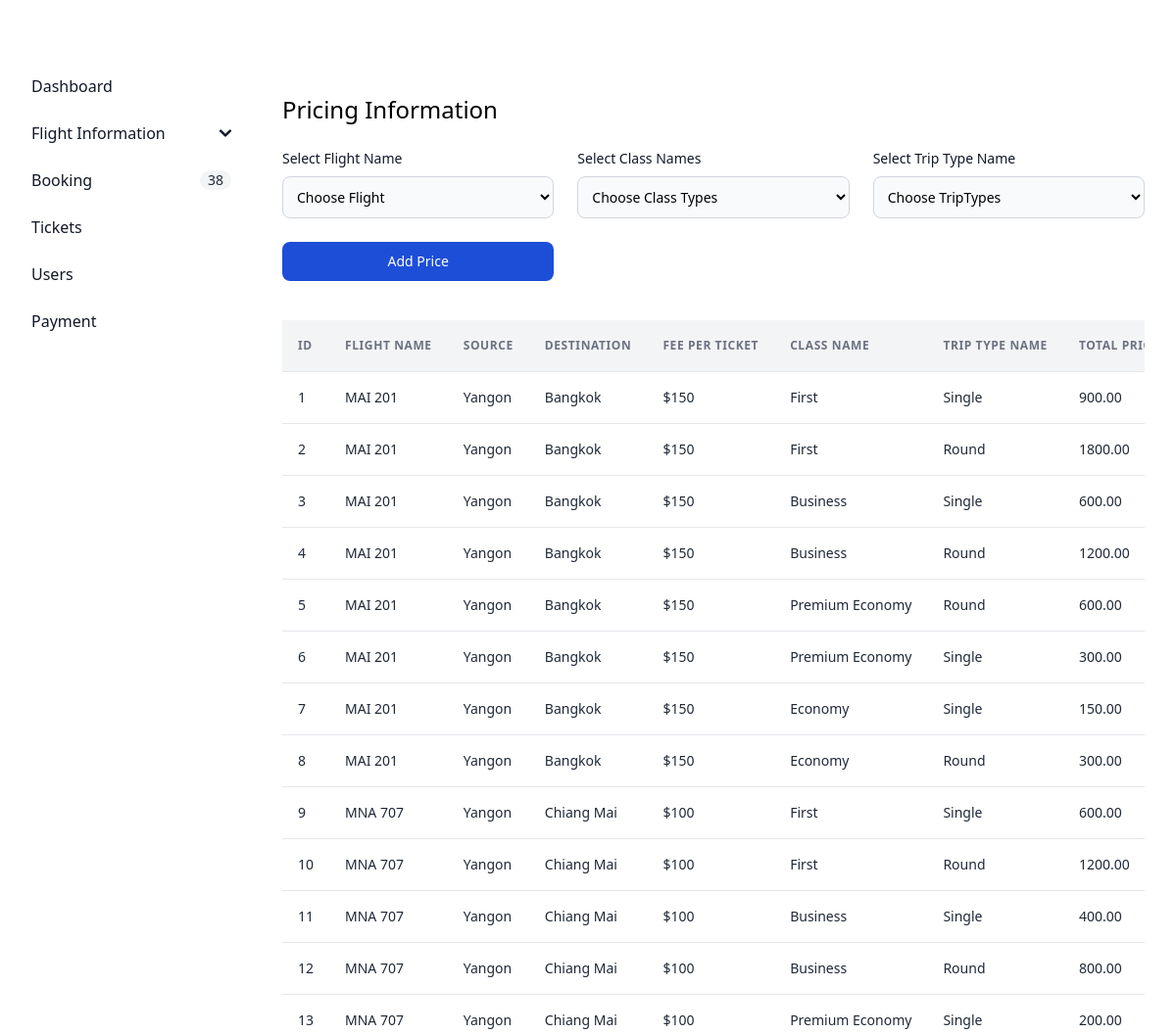
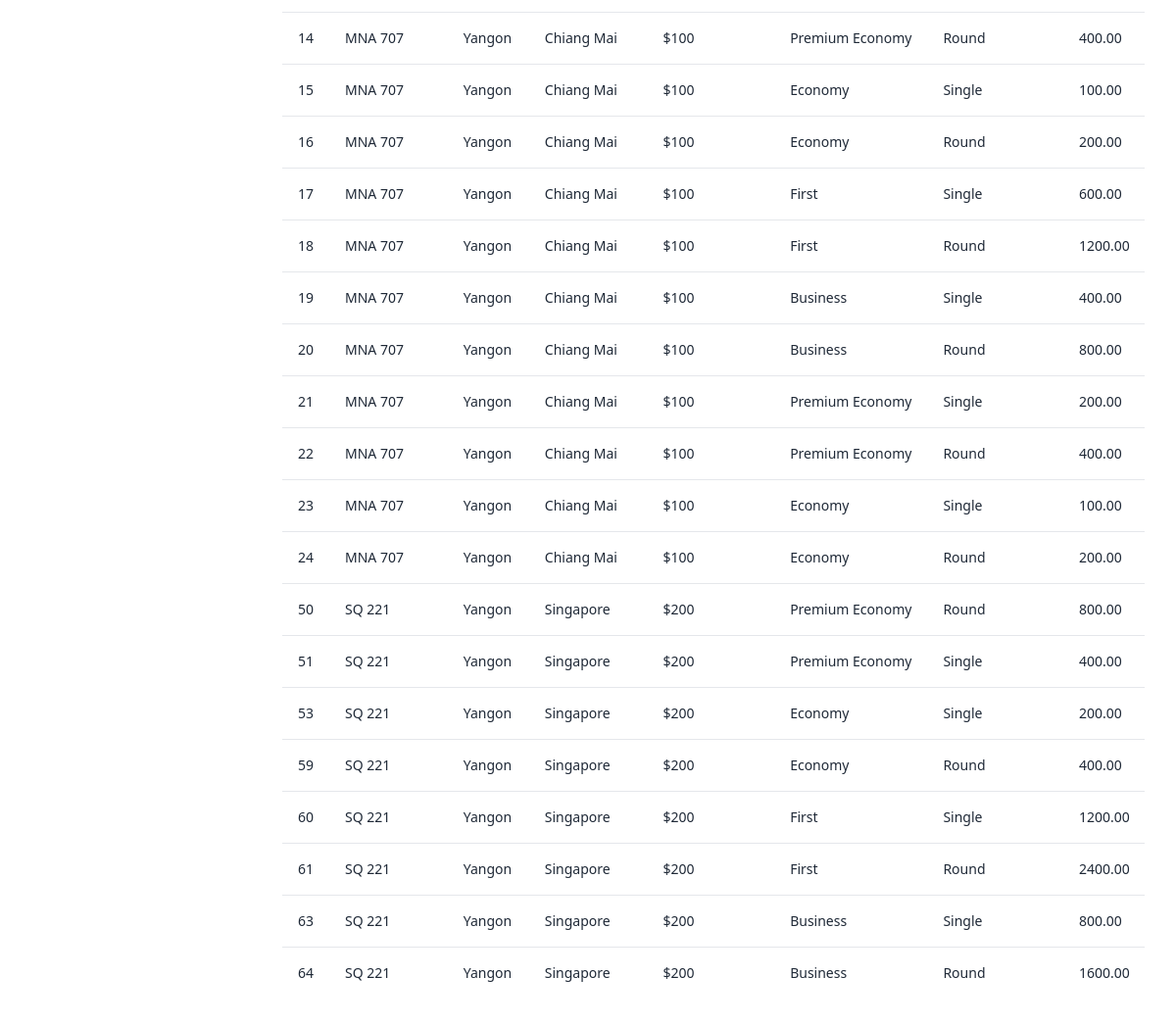
/admin/flightClassesandtriptypePrice.php, run on the app's committed database (2 pictures, top to bottom).
### tables this page shows
CREATE TABLE `flight` (
  `flight_id` int(11) NOT NULL,
  `airline_id` int(11) NOT NULL,
  `flight_name` varchar(100) NOT NULL,
  `flight_date` date NOT NULL,
  `destination` varchar(255) NOT NULL,
  `source` varchar(100) NOT NULL,
  `total_distance` varchar(100) NOT NULL,
  `fee_per_ticket` float NOT NULL,
  `departure_time` time NOT NULL,
  `arrival_time` time NOT NULL,
  `capacity` int(11) NOT NULL,
  `gate` varchar(255) NOT NULL,
  `placeImg` varchar(100) DEFAULT NULL
);

CREATE TABLE `flightclasses` (
  `flightclasses_id` int(11) NOT NULL,
  `flight_id` int(11) DEFAULT NULL,
  `class_id` int(11) DEFAULT NULL,
  `triptype` int(11) DEFAULT NULL,
  `classPrice` decimal(10,2) DEFAULT NULL
);

CREATE TABLE `classes` (
  `class_id` int(11) NOT NULL,
  `class_name` varchar(255) NOT NULL,
  `base_fees` decimal(10,2) NOT NULL
);

CREATE TABLE `triptype` (
  `triptypeId` int(11) NOT NULL,
  `triptype_name` varchar(255) NOT NULL,
  `priceCharge` decimal(10,2) NOT NULL
);

### src/admin/flightClassesandtriptypePrice.php (the view, shortened to what this page needs)
<?php
require_once "dbconnect.php";
$sql = "SELECT
        *
    FROM
        flight
    INNER JOIN
        airline
    ON
        flight.airline_id = airline.airline_id
    INNER JOIN
        flightclasses
    ON
        flight.flight_id = flightclasses.flight_id
    INNER JOIN
        classes
    ON
        flightclasses.class_id = classes.class_id
    INNER JOIN
        triptype
    ON
        flightclasses.triptype = triptype.triptypeId
    ";
try {
   $stmt = $conn->query($sql);
   $status = $stmt->execute();
   if ($status) {
      $flights = $stmt->fetchAll(PDO::FETCH_ASSOC);
   }
} catch (PDOException $e) {
   echo $e->getMessage();
}
?>
<!doctype html>
<html>
<head>
   <link href="./output.css" rel="stylesheet">
   <script src="https://cdn.tailwindcss.com"></script>
</head>
<body>
   <aside id="sidebar-multi-level-sidebar" class="fixed top-0 left-0 z-40 w-64 h-screen transition-transform -translate-x-full sm:translate-x-0 mt-10 py-3" aria-label="Sidebar">
      <div class="h-full px-3 py-4 overflow-y-auto">
         <ul class="space-y-2 font-medium">
            <li>
               <a href="admindashboard.php" class="flex items-center p-2 text-gray-900 rounded-lg text-darkBlue hover:bg-gray-100 dark:hover:bg-gray-700 hover:text-white group">
                  <span class="ms-3">Dashboard</span>
               </a>
            </li>
            <li>
               <button type="button" class="flex items-center w-full p-2 text-base text-gray-900 transition duration-75 rounded-lg group hover:bg-gray-100 dark:text-blue dark:hover:bg-gray-700" aria-controls="dropdown" data-collapse-toggle="dropdown" id="dropdownButton">
                  <span class="flex-1 ms-3 text-left rtl:text-right hover:text-white whitespace-nowrap dark:text-blue">Flight Information</span>
                  <svg class="w-3 h-3" aria-hidden="true" xmlns="http://www.w3.org/2000/svg" fill="none" viewBox="0 0 10 6">
                     <path stroke="currentColor" stroke-linecap="round" stroke-linejoin="round" stroke-width="2" d="m1 1 4 4 4-4" />
                  </svg>
               </button>
            </li>
            <li>
               <a href="viewBooking.php" class="flex items-center p-2 text-gray-900 rounded-lg dark:text-blue hover:bg-gray-100 dark:hover:bg-gray-700 group">
                  <span class="flex-1 ms-3 whitespace-nowrap hover:text-white">Booking</span>
                  <span class="inline-flex items-center justify-center px-2 ms-3 text-sm font-medium text-gray-800 bg-gray-100 rounded-full dark:bg-gray-700 dark:text-gray-300 hover:text-white">
                     <?php
                     $sql = "SELECT * FROM booking";
                     $result = $conn->query($sql);
                     $bookingCount = $result->rowCount();
                     echo $bookingCount;
                     ?>
                  </span>
               </a>
            </li>
            <li>
               <a href="viewTickets.php" class="flex items-center p-2 text-gray-900 rounded-lg dark:text-blue hover:bg-gray-100 dark:hover:bg-gray-700 group">
                  <span class="flex-1 ms-3 whitespace-nowrap hover:text-white">Tickets</span>
               </a>
            </li>
            <li>
               <a href="viewUsers.php" class="flex items-center p-2 text-gray-900 rounded-lg dark:text-blue hover:bg-gray-100 dark:hover:bg-gray-700 group">
                  <span class="flex-1 ms-3 whitespace-nowrap hover:text-white">Users</span>
               </a>
            </li>
            <li>
               <a href="viewPayment.php" class="flex items-center p-2 text-gray-900 rounded-lg dark:text-blue hover:bg-gray-100 dark:hover:bg-gray-700 group">
                  <span class="flex-1 ms-3 whitespace-nowrap hover:text-white">Payment</span>
               </a>
            </li>
         </ul>
      </div>
   </aside>
   <div class="p-4 sm:ml-64 mt-16">
      <div class="p-4 border-gray-200 rounded-lg dark:border-gray-700">
         <div class="grid gap-4 mb-4">
            <div class="flex h-10 rounded">
               <p class="text-2xl text-black ">
                  Pricing Information
               </p>
            </div>
            <form method="POST" action="<?php $_SERVER['PHP_SELF'] ?>" enctype="multipart/form-data">
               <div class="grid grid-cols-1 gap-6 mb-6 md:grid-cols-3">
                  <div>
                     <label for="countries" class="block mb-2 text-sm font-medium text-gray-900 dark:text-gray">Select Flight Name</label>
                     <select name="flight_id" class="bg-gray-50 border border-gray-300 dark:text-gray text-sm rounded-lg focus:ring-blue-500 focus:border-blue-500 block w-full p-2.5 dark:bg-cyan-50 dark:border-gray-600 dark:placeholder-gray-400 dark:text-gray dark:focus:ring-blue-500 dark:focus:border-blue-500">
                        <option selected>Choose Flight</option>
                     </select>
                  </div>
                  <div>
                     <label for="countries" class="block mb-2 text-sm font-medium text-gray-900 dark:text-gray">Select Class Names</label>
                     <select name="class_id" class="bg-gray-50 border border-gray-300 dark:text-gray text-sm rounded-lg focus:ring-blue-500 focus:border-blue-500 block w-full p-2.5 dark:bg-cyan-50 dark:border-gray-600 dark:placeholder-gray-400 dark:text-gray dark:focus:ring-blue-500 dark:focus:border-blue-500">
                        <option selected>Choose Class Types</option>
                     </select>
                  </div>
                  <div>
                     <label for="countries" class="block mb-2 text-sm font-medium text-gray-900 dark:text-gray">Select Trip Type Name</label>
                     <select name="triptype" class="bg-gray-50 border border-gray-300 dark:text-gray text-sm rounded-lg focus:ring-blue-500 focus:border-blue-500 block w-full p-2.5 dark:bg-cyan-50 dark:border-gray-600 dark:placeholder-gray-400 dark:text-gray dark:focus:ring-blue-500 dark:focus:border-blue-500">
                        <option selected>Choose TripTypes</option>
                     </select>
                  </div>
                  <button type="sumbit" name="insertPricing" class="text-white bg-blue-700 hover:bg-blue-800 focus:ring-4 focus:outline-none focus:ring-blue-300 font-medium rounded-lg text-sm w-full sm:w-auto px-5 py-2.5 text-center dark:bg-blue-600 dark:hover:bg-blue-700 dark:focus:ring-blue-800">Add Price</button>
            </form>
         </div>
         <div class="font-sans overflow-x-auto">
            <table class="min-w-full divide-y divide-gray-200">
               <thead class="bg-gray-100 whitespace-nowrap">
                  <tr>
                     <th class="px-4 py-4 text-left text-xs font-semibold text-gray-500 uppercase tracking-wider">
                        ID
                     </th>
                     <th class="px-4 py-4 text-left text-xs font-semibold text-gray-500 uppercase tracking-wider">
                        Flight Name
                     </th>
                     <th class="px-4 py-4 text-left text-xs font-semibold text-gray-500 uppercase tracking-wider">
                        Source
                     </th>
                     <th class="px-4 py-4 text-left text-xs font-semibold text-gray-500 uppercase tracking-wider">
                        Destination
                     </th>
                     <th class="px-4 py-4 text-left text-xs font-semibold text-gray-500 uppercase tracking-wider">
                        Fee per ticket
                     </th>
                     <th class="px-4 py-4 text-left text-xs font-semibold text-gray-500 uppercase tracking-wider">
                        Class Name
                     </th>
                     <th class="px-4 py-4 text-left text-xs font-semibold text-gray-500 uppercase tracking-wider">
                        Trip type Name
                     </th>
                     <th class="px-4 py-4 text-left text-xs font-semibold text-gray-500 uppercase tracking-wider">
                        Total Price
                     </th>
                  </tr>
               </thead>
               <tbody class="bg-white divide-y divide-gray-200 whitespace-nowrap">
                  <?php
                  if (isset($flights)) {
                     foreach ($flights as $flight) {
                        echo "<tr>
                        <td class='px-4 py-4 text-sm text-gray-800'>
                        $flight[flightclasses_id]
                        </td>
                        <td class='px-4 py-4 text-sm text-gray-800 '>
                           $flight[flight_name]
                        </td>
                        <td class='px-4 py-4 text-sm text-gray-800 '>
                        $flight[source]
                        </td>
                        <td class='px-4 py-4 text-sm text-gray-800 '>
                        $flight[destination]
                        </td>
                        <td class='px-4 py-4 text-sm text-gray-800 '>
                        $$flight[fee_per_ticket]
                        </td>
                        <td class='px-4 py-4 text-sm text-gray-800 '>
                        $flight[class_name]
                        </td>
                        <td class='px-4 py-4 text-sm text-gray-800 '>
                        $flight[triptype_name]
                        </td>
                         <td class='px-4 py-4 text-sm text-gray-800 '>
                        $flight[classPrice]
                        </td>
                        <td class='px-4 py-4 text-sm text-gray-800'>
                        <a href='deleteFlightClasses.php?flightclasses_id=$flight[flightclasses_id]'>
                        <button class='text-red-600'>Delete</button>
                        </a>
                        </td>
                     </tr>";
                     }
                  }
                  ?>
               </tbody>
            </table>
         </div>
      </div>
</body>
</html>

### data on the page
flight: flightclasses.flightclasses_id "1", flight_name "MAI 201", source "Yangon", destination "Bangkok", fee_per_ticket "150", classes.class_name "First", triptype.triptype_name "Single", flightclasses.classPrice "900.00", flightclasses.flightclasses_id "2", triptype.triptype_name "Round", flightclasses.classPrice "1800.00", flightclasses.flightclasses_id "3", classes.class_name "Business", flightclasses.classPrice "600.00", flightclasses.flightclasses_id "4", flightclasses.classPrice "1200.00", flightclasses.flightclasses_id "5", classes.class_name "Premium Economy", flightclasses.flightclasses_id "6", flightclasses.classPrice "300.00", flightclasses.flightclasses_id "7", classes.class_name "Economy", flightclasses.classPrice "150.00", flightclasses.flightclasses_id "8"
flight: flightclasses.flightclasses_id "9", flight_name "MNA 707", source "Yangon", destination "Chiang Mai", fee_per_ticket "100", classes.class_name "First", triptype.triptype_name "Single", flightclasses.classPrice "600.00", flightclasses.flightclasses_id "10", triptype.triptype_name "Round", flightclasses.classPrice "1200.00", flightclasses.flightclasses_id "11", classes.class_name "Business", flightclasses.classPrice "400.00", flightclasses.flightclasses_id "12", flightclasses.classPrice "800.00", flightclasses.flightclasses_id "13", classes.class_name "Premium Economy", flightclasses.classPrice "200.00", flightclasses.flightclasses_id "14", flightclasses.flightclasses_id "15", classes.class_name "Economy", flightclasses.classPrice "100.00", flightclasses.flightclasses_id "16", flightclasses.flightclasses_id "17", flightclasses.flightclasses_id "18", flightclasses.flightclasses_id "19", flightclasses.flightclasses_id "20", flightclasses.flightclasses_id "21", flightclasses.flightclasses_id "22", flightclasses.flightclasses_id "23", flightclasses.flightclasses_id "24"
flight: flightclasses.flightclasses_id "50", flight_name "SQ 221", source "Yangon", destination "Singapore", fee_per_ticket "200", classes.class_name "Premium Economy", triptype.triptype_name "Round", flightclasses.classPrice "800.00", flightclasses.flightclasses_id "51", triptype.triptype_name "Single", flightclasses.classPrice "400.00", flightclasses.flightclasses_id "53", classes.class_name "Economy", flightclasses.classPrice "200.00", flightclasses.flightclasses_id "59", flightclasses.flightclasses_id "60", classes.class_name "First", flightclasses.classPrice "1200.00", flightclasses.flightclasses_id "61", flightclasses.classPrice "2400.00", flightclasses.flightclasses_id "63", classes.class_name "Business", flightclasses.flightclasses_id "64", flightclasses.classPrice "1600.00"

### other printed values
$bookingCount "38"
